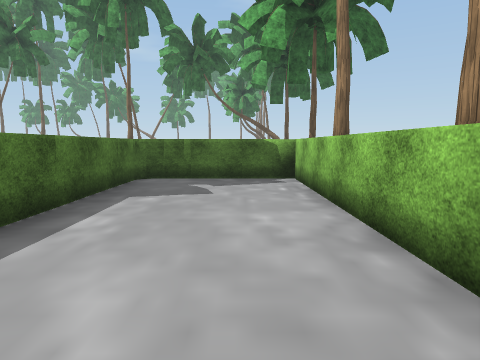
[1] (above)

24 first-person views from a walk through a 3-D level made in the Unity game engine. The camera is 1.5 m above the floor, tilts 6° down and sees 70° across. The floor is counted in squares, 2 m on a side. Each view is taken from the middle of a square. On the plan, view 1 faces up. The plan holds only what a view shows up to about 11 squares ahead; the rest is blank. The place goes on beyond the plan. The player character is not drawn. Some surface patterns are stand-ins.

[2]
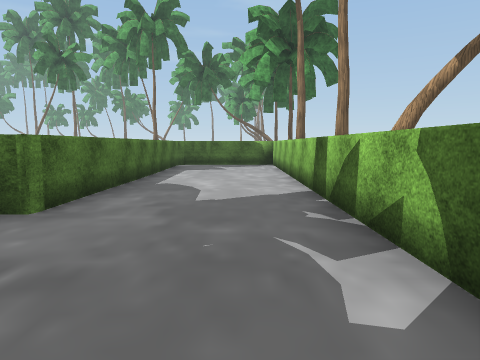

[3]
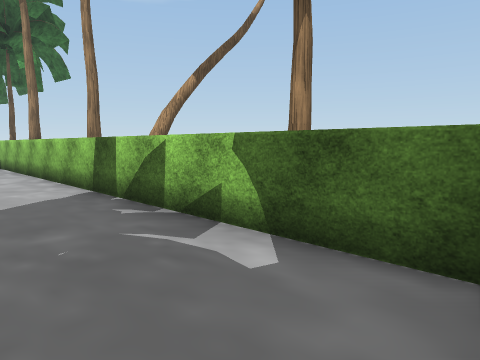

[4]
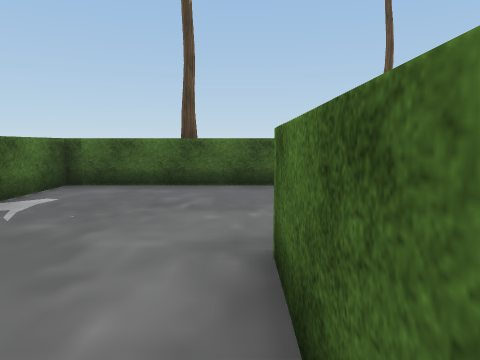

[5]
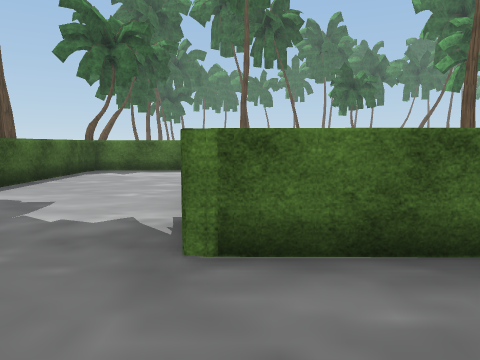

[6]
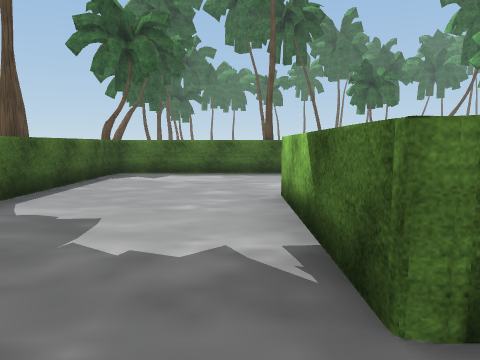

[7]
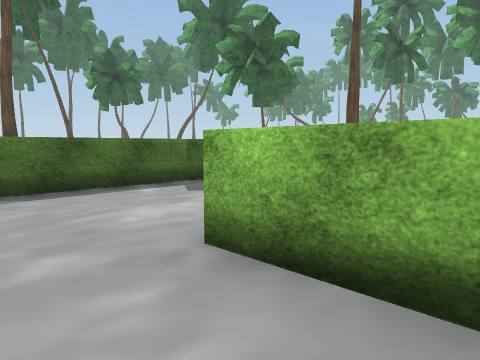

[8]
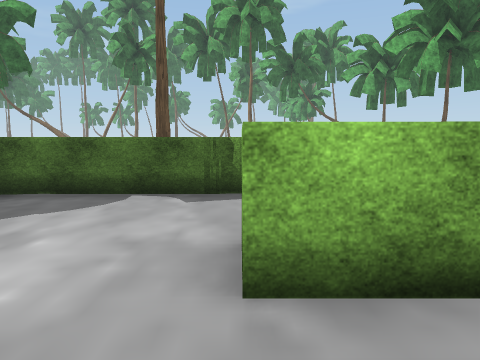

[9]
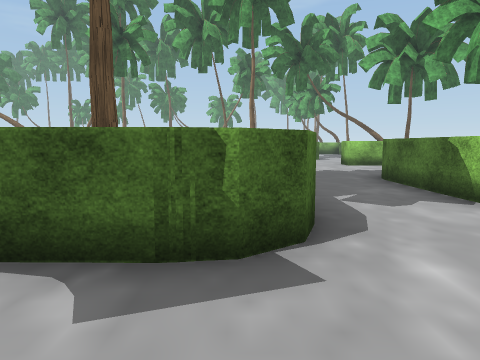

[10]
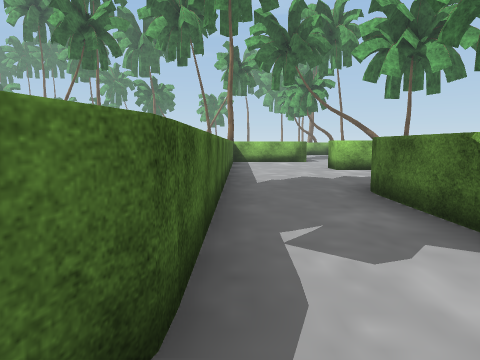

[11]
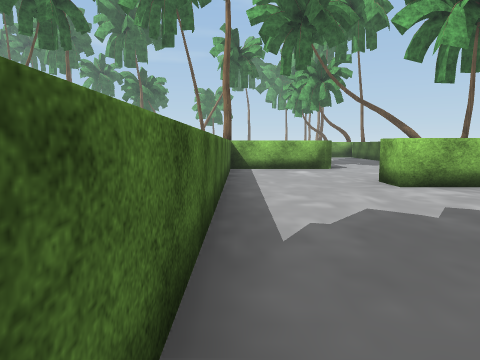

[12]
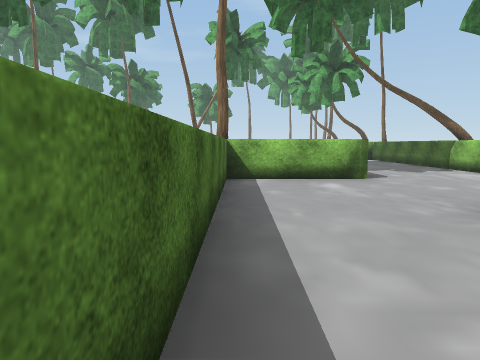

[13]
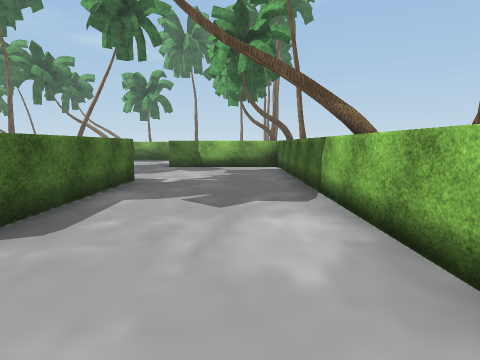

[14]
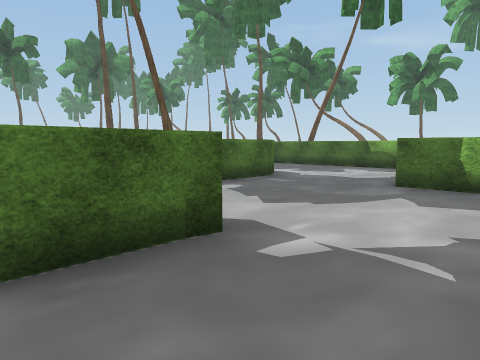

[15]
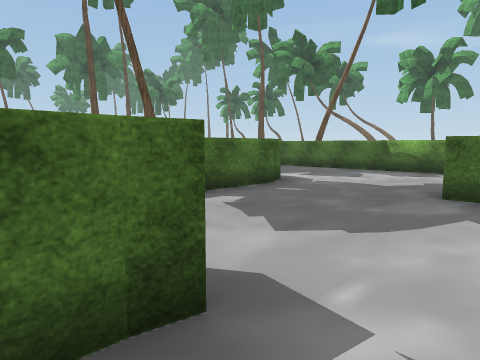

[16]
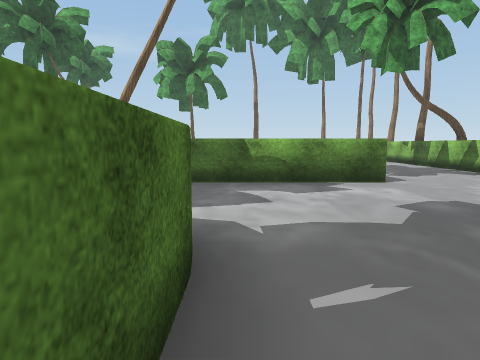

[17]
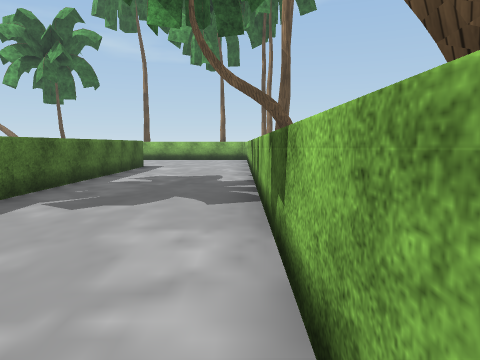

[18]
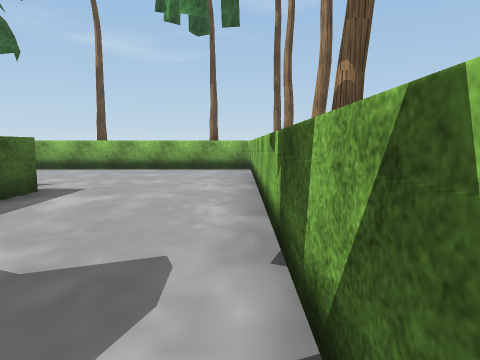

[19]
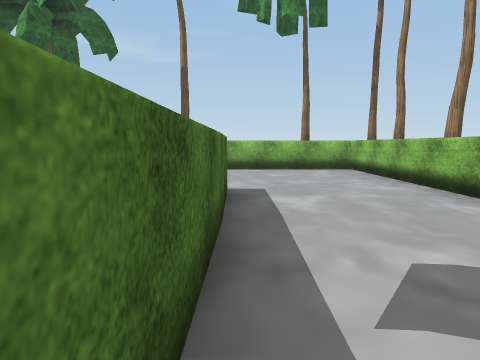

[20]
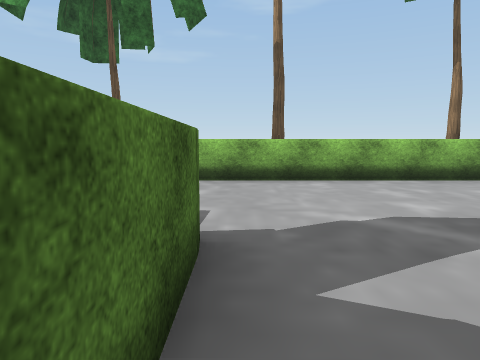

[21]
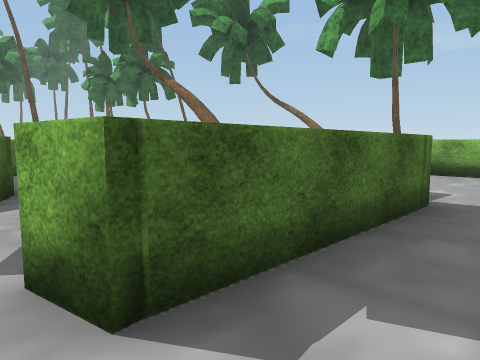

[22]
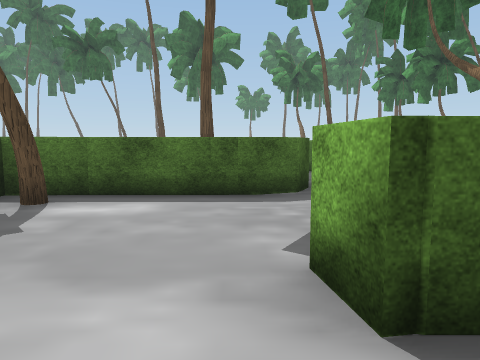

[23]
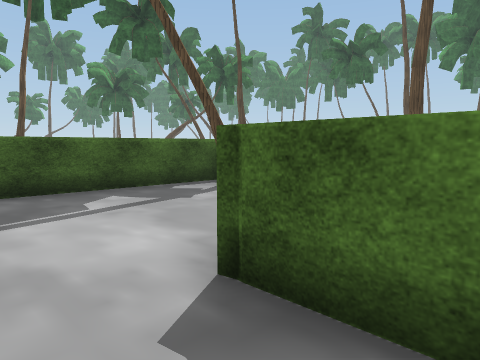

[24]
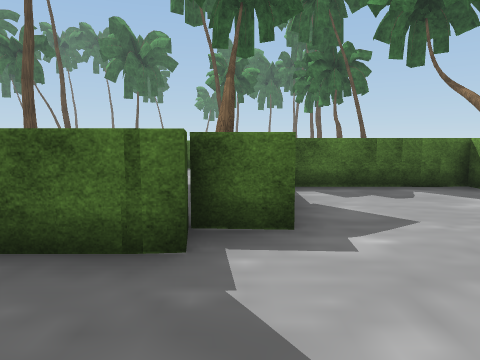

### Floor plan
Ten units are one square. View 1 is at (0, 0); x grows to the right and y downward. Boxes are objects, and circles mark ways between rooms. Rooms are numbered by the first view taken in them; rooms with no view inside come last. Other rooms are left out.
<svg viewBox="-103 -436 121 493">
<path fill="none" stroke="#000" d="M-55 -26 -60 -22 -65 -21M-64 -21 -91 -21M-27 52 12 52 12 -74 -19 -74M-90 -21 -96 -20M-97 -17 -98 51 -91 52M-92 51 -55 52M-21 -72 -22 14 -60 14M-10 -252 -24 -252M-53 -252 -53 -234M-57 -260 -53 -253 -53 -248M-21 -210 -22 -205M-23 -207 -23 -170M-21 -297 -70 -297M13 -273 13 -431 -66 -430M-24 -163 -45 -163M-53 -161 -53 -32 -55 -26M12 -156 13 -251M-22 -363 -22 -315M-7 -119 -22 -119 -22 -128M-18 -384 -19 -362M-53 -384 -53 -345M-59 -395 -60 -385 -52 -386M-30 -71 -29 -76M-91 -426 -91 -399M-29 -43 -30 -72M-53 -345 -61 -344M-93 -349 -90 -342 -90 -306 -49 -304"/>
<rect x="-55" y="-175" width="10" height="10" fill="#bbb"><title>tree</title></rect>
<rect x="-85" y="-315" width="10" height="10" fill="#bbb"><title>tree</title></rect>
<circle cx="-45" cy="-25" r="3" fill="#2a7"/>
<circle cx="-45" cy="-345" r="3" fill="#2a7"/>
<text x="-40" y="0">1</text>
<text x="-30" y="-250">2</text>
<text x="-60" y="-330">3</text>
</svg>
Room 1 opens to room 2. Room 2 opens to room 3.

Where each view was taken, in squares from view 1:
view 1: 0 up, 0 right, facing up
view 2: 5 down, 0 right, facing up
view 3: 5 down, 1 left, facing up-right
view 4: 1 up, 2 left, facing down
view 5: 1 down, 0 right, facing left
view 6: 2 down, 1 left, facing left
view 7: 3 down, 4 left, facing up-left
view 8: 3 down, 6 left, facing up
view 9: 0 up, 6 left, facing up
view 10: 2 up, 5 left, facing up
view 11: 6 up, 5 left, facing up
view 12: 9 up, 5 left, facing up
view 13: 14 up, 0 right, facing up
view 14: 19 up, 0 right, facing up-left
view 15: 20 up, 1 left, facing up-left
view 16: 23 up, 5 left, facing up
view 17: 27 up, 1 right, facing up
view 18: 33 up, 1 right, facing up
view 19: 33 up, 2 left, facing up
view 20: 36 up, 5 left, facing up
view 21: 34 up, 4 left, facing up-left
view 22: 34 up, 4 left, facing left
view 23: 36 up, 4 left, facing down-left
view 24: 39 up, 3 left, facing left
